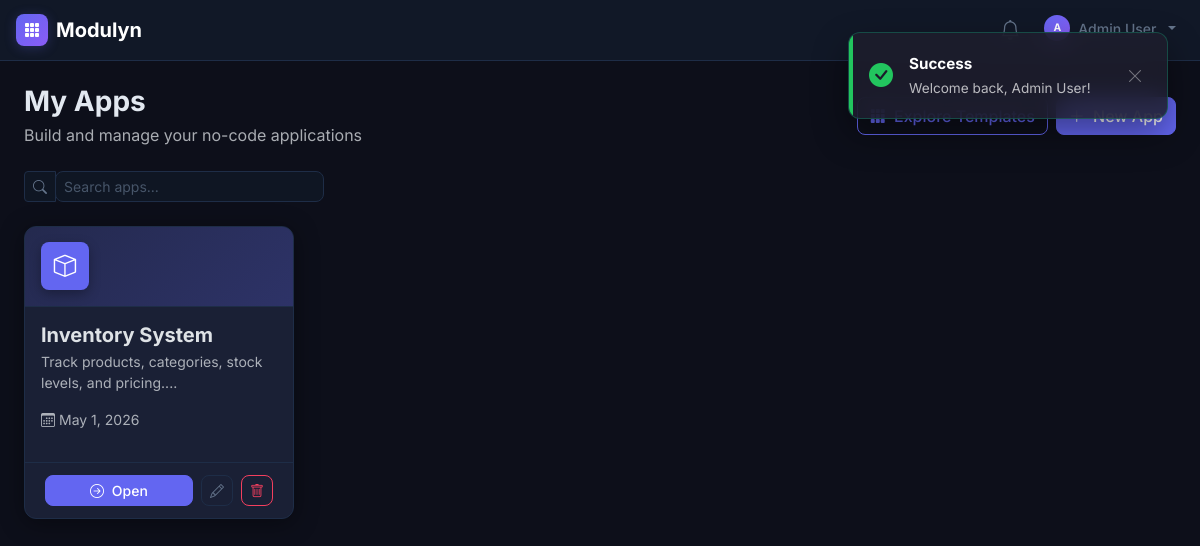
The app's page /apps?_t=1777609798 (signed in) with its own data.
### tables this page shows
CREATE TABLE IF NOT EXISTS `apps` (
    `id`          INT UNSIGNED     NOT NULL AUTO_INCREMENT,
    `name`        VARCHAR(120)     NOT NULL,
    `slug`        VARCHAR(120)     NOT NULL,    
    `description` TEXT             NULL,
    `icon`        VARCHAR(80)      NOT NULL DEFAULT 'bi-grid',   
    `color`       VARCHAR(20)      NOT NULL DEFAULT '#6366f1',   
    `owner_id`    INT UNSIGNED     NOT NULL,
    `is_active`   TINYINT(1)       NOT NULL DEFAULT 1,
    `settings`    JSON             NULL,        
    `created_at`  DATETIME         NOT NULL DEFAULT CURRENT_TIMESTAMP,
    `updated_at`  DATETIME         NOT NULL DEFAULT CURRENT_TIMESTAMP ON UPDATE CURRENT_TIMESTAMP,
    PRIMARY KEY (`id`),
    UNIQUE KEY `uq_apps_slug` (`slug`),
    CONSTRAINT `fk_apps_owner` FOREIGN KEY (`owner_id`) REFERENCES `users` (`id`) ON DELETE CASCADE
);

### core/Controller.php (called while the page is built, shortened)
<?php
abstract class Controller
{
    protected function view(string $view, array $data = [], string $layout = 'main'): void
    {
        extract($data, EXTR_SKIP);
        $viewFile = BASE_PATH . '/views/' . str_replace('.', '/', $view) . '.php';
        require $viewFile;
    }
}

### controllers/AppController.php (called while the page is built, shortened)
<?php
class AppController extends Controller
{
    private AppEngine $appEngine;
    public function __construct(\PDO $db)
    {
        $this->appEngine = new AppEngine($db);
    }
    public function index(Request $req): void
    {
        $user = Middleware::auth();
        $apps = $this->appEngine->listApps($user['id'], $user['is_admin']);
        $this->view('apps.index', ['title' => 'My Apps', 'apps' => $apps, 'user' => $user]);
    }
}

### index.php (called while the page is built, shortened)
<?php
spl_autoload_register(function (string $class): void {
    $prefixes = [
        'Core\\'        => __DIR__ . '/core/',
        'Engine\\'      => __DIR__ . '/engine/',
        'Controllers\\' => __DIR__ . '/controllers/',
        'Models\\'      => __DIR__ . '/models/',
        'Plugins\\'     => __DIR__ . '/plugins/',
    ];
    foreach ($prefixes as $prefix => $dir) {
        if (str_starts_with($class, $prefix)) {
            $relative = substr($class, strlen($prefix));
            $file = $dir . str_replace('\\', '/', $relative) . '.php';
            if (file_exists($file)) {
                return;
            }
        }
    }
});
$pluginManager = new PluginManager();
$pluginManager->register(new \Plugins\AuditLog\AuditLogPlugin(getDB()));
$pluginManager->boot();
$router = new Router($pluginManager);
$request = new Request();
try {
    $router->dispatch($request);
} catch (\Exception $e) {
    file_put_contents(__DIR__.'/error.log', date('Y-m-d H:i:s') . ' | ' . $e->getMessage() . "\n" . $e->getTraceAsString() . "\n", FILE_APPEND);
    http_response_code(500);
    if (APP_ENV === 'development') {
        echo '<pre style="background:#1e1e2e;color:#cdd6f4;padding:2rem;font-family:monospace;">';
        echo '<strong style="color:#f38ba8">Error:</strong> ' . htmlspecialchars($e->getMessage()) . "\n\n";
        echo htmlspecialchars($e->getTraceAsString());
        echo '</pre>';
    } else {
        echo '<h1>Internal Server Error</h1><p>Please try again later.</p>';
    }
}

### core/Session.php (called while the page is built, shortened)
<?php
class Session
{
    public static function get(string $key, mixed $default = null): mixed
    {
        return $_SESSION[$key] ?? $default;
    }
}

### core/Middleware.php (called while the page is built, shortened)
<?php
class Middleware
{
    public static function auth(): array
    {
        $user = Session::get('user');
        return $user;
    }
}

### engine/AppEngine.php (called while the page is built, shortened)
<?php
class AppEngine
{
    public function listApps(int $userId, bool $isAdmin = false): array
    {
        if ($isAdmin) {
            $stmt = $this->db->prepare(
                'SELECT * FROM apps WHERE is_active = 1 ORDER BY created_at DESC'
            );
            $stmt->execute();
        }
        return $stmt->fetchAll();
    }
}

### core/Request.php (called while the page is built, shortened)
<?php
class Request
{
    public function method(): string
    {
        return strtoupper($_SERVER['REQUEST_METHOD'] ?? 'GET');
    }
}

### views/apps/index.php (the view)
<div class="d-flex justify-content-between align-items-center mb-4">
    <div>
        <h1 class="h3 fw-bold mb-1">My Apps</h1>
        <p class="text-muted mb-0">Build and manage your no-code applications</p>
    </div>
    <div class="d-flex gap-2">
        <a href="<?= APP_URL ?>/templates" class="btn btn-outline-accent" style="color: var(--accent); border-color: var(--accent);">
            <i class="bi bi-grid-3x3-gap-fill me-1"></i> Explore Templates
        </a>
        <a href="<?= APP_URL ?>/apps/create" class="btn btn-primary" id="create-app-btn">
            <i class="bi bi-plus-lg me-1"></i> New App
        </a>
    </div>
</div>
<div class="mb-4">
    <div class="input-group input-group-sm" style="max-width:300px;">
        <span class="input-group-text bg-transparent border-secondary text-muted">
            <i class="bi bi-search"></i>
        </span>
        <input type="text" class="form-control" id="app-search" placeholder="Search apps...">
    </div>
</div>
<?php if (empty($apps)): ?>
<div class="empty-state text-center py-5">
    <div class="empty-icon mb-3"><i class="bi bi-grid-3x3-gap"></i></div>
    <h2 class="h5 text-white mb-2">No apps yet</h2>
    <p class="text-muted mb-4">Create your first no-code application to get started.</p>
    <a href="<?= APP_URL ?>/apps/create" class="btn btn-primary btn-lg">
        <i class="bi bi-plus-lg me-1"></i> Create Your First App
    </a>
</div>
<?php else: ?>
<div class="row g-4">
    <?php foreach ($apps as $a): ?>
    <div class="col-xl-3 col-lg-4 col-md-6">
        <div class="app-card card h-100">
            <div class="app-card-header" style="background: linear-gradient(135deg, <?= htmlspecialchars($a['color']) ?>22, <?= htmlspecialchars($a['color']) ?>44);">
                <div class="app-card-icon" style="background: <?= htmlspecialchars($a['color']) ?>">
                    <i class="bi <?= htmlspecialchars($a['icon']) ?>"></i>
                </div>
            </div>
            <div class="card-body">
                <h5 class="card-title fw-bold mb-1"><?= htmlspecialchars($a['name']) ?></h5>
                <?php if ($a['description']): ?>
                <p class="card-text text-muted small mb-3"><?= htmlspecialchars(mb_substr($a['description'], 0, 80)) ?>...</p>
                <?php endif; ?>
                <div class="d-flex gap-3 text-muted small mb-3">
                    <span><i class="bi bi-calendar3 me-1"></i><?= date('M j, Y', strtotime($a['created_at'])) ?></span>
                </div>
            </div>
            <div class="card-footer d-flex gap-2">
                <a href="<?= APP_URL ?>/apps/<?= $a['id'] ?>" class="btn btn-primary btn-sm flex-grow-1">
                    <i class="bi bi-arrow-right-circle me-1"></i> Open
                </a>
                <?php if (!empty($user['is_admin'])): ?>
                <a href="<?= APP_URL ?>/apps/<?= $a['id'] ?>/edit" class="btn btn-outline-secondary btn-sm">
                    <i class="bi bi-pencil"></i>
                </a>
                <a href="<?= APP_URL ?>/apps/<?= $a['id'] ?>/delete" class="btn btn-outline-danger btn-sm" data-confirm="WARNING: This will delete the application, all its modules, and all its records! Are you completely sure?">
                    <i class="bi bi-trash"></i>
                </a>
                <?php endif; ?>
            </div>
        </div>
    </div>
    <?php endforeach; ?>
</div>
<?php endif; ?>

### core/Router.php (shortened to what this page needs)
<?php
class Router
{
    private array $routes = [];
    private function addRoute(string $method, string $pattern, string $handler): void
    {
        $this->routes[$method][] = [
            'pattern' => $pattern,
            'handler' => $handler,
        ];
    }
    public function dispatch(Request $request): void
    {
        $method = $request->method();
        $uri    = $request->uri();
        $routeList = $this->routes[$method] ?? [];
        foreach ($routeList as $route) {
            $params = $this->matchPattern($route['pattern'], $uri);
            if ($params !== null) {
                $this->callHandler($route['handler'], $params, $request);
                return;
            }
        }
    }
    private function matchPattern(string $pattern, string $uri): ?array
    {
        $regex = preg_replace('/\{([a-zA-Z_]+)\}/', '(?P<$1>[^/]+)', $pattern);
        $regex = '#^' . $regex . '$#';
        if (preg_match($regex, $uri, $matches)) {
            return array_filter($matches, 'is_string', ARRAY_FILTER_USE_KEY);
        }
        return null;
    }
    private function callHandler(string $handler, array $params, Request $request): void
    {
        [$controllerName, $method] = explode('@', $handler);
        $controller = new $fqcn(getDB());
        $request->setRouteParams($params);
        $controller->$method($request, $params);
    }
}

### public/css/app.css (style rules this page uses)
:root { --bg-base: #0d0f1a; --bg-surface: #111827; --bg-card: #1a2035; --bg-card-hover: #1e2642; --bg-input: #0f1623; --border-color: #1e2d47; --text-primary: #e2e8f0; --text-muted: #64748b; --text-dim: #475569; --accent: #6366f1; --accent-hover: #4f46e5; --accent-glow: rgba(99,102,241,0.25); --success: #22c55e; --danger: #f43f5e; --warning: #f59e0b; --radius-sm: 8px; --radius-md: 12px; --radius-lg: 16px; --shadow-card: 0 4px 24px rgba(0,0,0,0.4); --shadow-glow: 0 0 32px rgba(99,102,241,0.15); --transition: all 0.2s cubic-bezier(0.4,0,0.2,1); }
*, *::before, *::after { box-sizing: border-box; }
body { font-family: 'Inter', system-ui, sans-serif; background-color: var(--bg-base); color: var(--text-primary); margin: 0; -webkit-font-smoothing: antialiased; }
.card { background: var(--bg-card) !important; border: 1px solid var(--border-color) !important; border-radius: var(--radius-md) !important; box-shadow: var(--shadow-card); }
.card-footer { background: transparent !important; border-top: 1px solid var(--border-color) !important; padding: 0.75rem 1.25rem; }
.app-card { transition: var(--transition); overflow: hidden; }
.app-card-header { height: 80px; display: flex; align-items: center; padding: 1rem; border-bottom: 1px solid var(--border-color); }
.app-card-icon { width: 48px; height: 48px; border-radius: var(--radius-sm); display: flex; align-items: center; justify-content: center; font-size: 1.4rem; color: #fff; box-shadow: 0 4px 12px rgba(0,0,0,0.3); }
.form-control, .form-select { background: var(--bg-input) !important; border: 1px solid var(--border-color) !important; color: var(--text-primary) !important; border-radius: var(--radius-sm) !important; transition: var(--transition); }
.form-control::placeholder { color: var(--text-dim) !important; }
.input-group-text { background: var(--bg-input) !important; border: 1px solid var(--border-color) !important; color: var(--text-muted) !important; }
.btn { border-radius: var(--radius-sm) !important; font-weight: 500; transition: var(--transition); }
.btn-primary { background: var(--accent) !important; border-color: var(--accent) !important; }
.btn-outline-secondary { color: var(--text-muted) !important; border-color: var(--border-color) !important; }
.btn-outline-danger { color: var(--danger) !important; border-color: var(--danger) !important; }
.card, .stat-card, .app-card { animation: fadeIn 0.3s ease both; }

### records on screen
apps: name "Inventory System", description "Track products, categories, stock levels, and pricing.", created_at "May 1, 2026"
